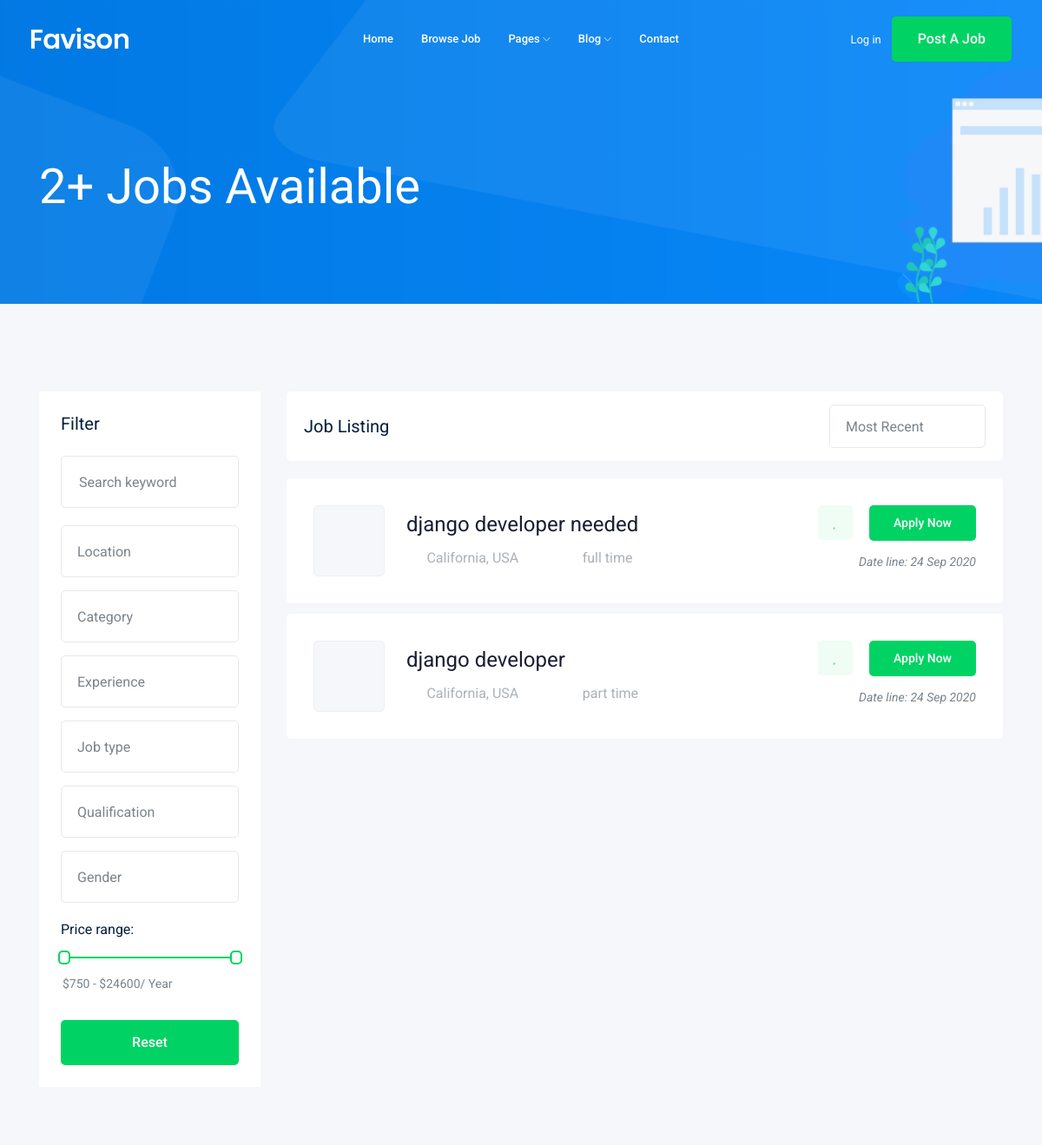
The app's page /jobs/ (upper part), older data.
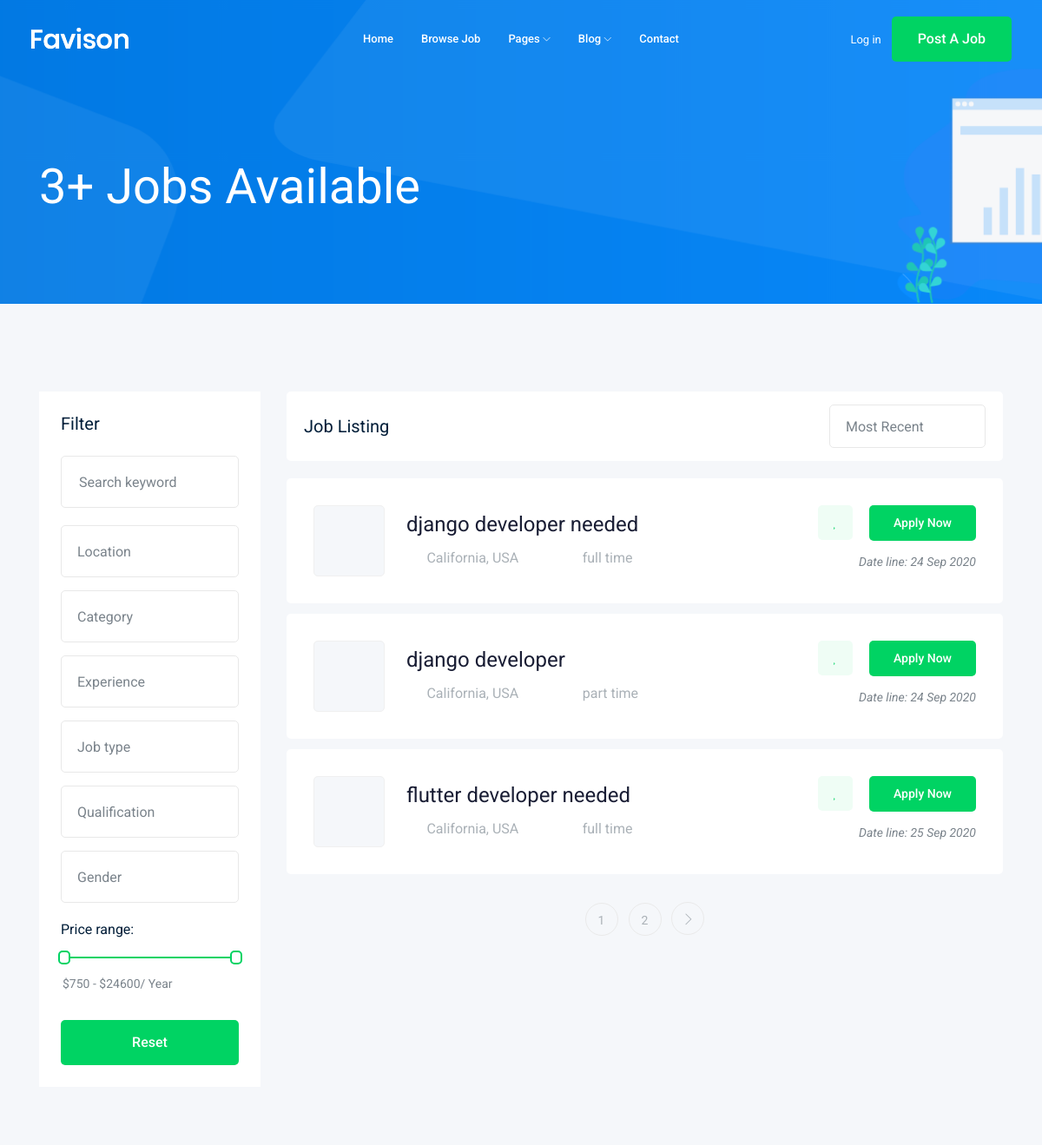
The same page, newer data.
### job/models.py (models this page shows, shortened)
class job(models.Model):
    owner=models.ForeignKey(User, related_name='job_owner', on_delete=models.CASCADE)
    title=models.CharField(max_length=100)
    jobtype=models.CharField(max_length=20,choices=JOB_TYPE)
    description=models.TextField(max_length=1000)
    published_at=models.DateField(auto_now=True)
    vacancy=models.IntegerField(default=1)
    salary=models.IntegerField(default=0)
    experience=models.IntegerField(default=1)
    category=models.ForeignKey('Category',on_delete=models.CASCADE)
    image=models.ImageField(upload_to=image_upload)
    slug=models.SlugField(blank=True, null=True)
    def __str__(self):
        return self.title

### job/views.py (the view)
# urls.py: path('',views.job_list ,name='job_list'),
def job_list(request):
    job_list=job.objects.all()
    paginator=Paginator(job_list,3)
    page_number=request.GET.get('page')
    page_obj=paginator.get_page(page_number)
    context= {'jobs' : page_obj}
    return render(request,'job/job_list.html',context)

### job/templates/job/job_list.html (shortened to what this page needs)
  {% extends 'based.html' %}
  {% block body %}
      <div class="bradcam_area bradcam_bg_1">
      <div class="container">
          <div class="row">
              <div class="col-xl-12">
                  <div class="bradcam_text">
                      <h3>{{jobs|length}}+ Jobs Available</h3>
                  </div>
              </div>
          </div>
      </div>
      </div>
      <div class="job_listing_area plus_padding">
      <div class="container">
          <div class="row">
              <div class="col-lg-3">
                  <div class="job_filter white-bg">
                      <div class="form_inner white-bg">
                          <h3>Filter</h3>
                          <form action="#">
                              <div class="row">
                                  <div class="col-lg-12">
                                      <div class="single_field">
                                          <input type="text" placeholder="Search keyword">
                                      </div>
                                  </div>
                                  <div class="col-lg-12">
                                  </div>
                                  <div class="col-lg-12">
                                  </div>
                                  <div class="col-lg-12">
                                  </div>
                                  <div class="col-lg-12">
                                  </div>
                                  <div class="col-lg-12">
                                  </div>
                                  <div class="col-lg-12">
                                  </div>
                              </div>
                          </form>
                      </div>
                      <div class="range_wrap">
                          <label for="amount">Price range:</label>
                          <div id="slider-range"></div>
                          <p>
                              <input type="text" id="amount" readonly style="border:0; color:#7A838B; font-size: 14px; font-weight:400;">
                          </p>
                      </div>
                      <div class="reset_btn">
                          <button  class="boxed-btn3 w-100" type="submit">Reset</button>
                      </div>
                  </div>
              </div>
              <div class="col-lg-9">
                  <div class="recent_joblist_wrap">
                      <div class="recent_joblist white-bg ">
                          <div class="row align-items-center">
                              <div class="col-md-6">
                                  <h4>Job Listing</h4>
                              </div>
                              <div class="col-md-6">
                                  <div class="serch_cat d-flex justify-content-end">
                                  </div>
                              </div>
                          </div>
                      </div>
                  </div>
                  <div class="job_lists m-0">
                      <div class="row">
                          {% for job in jobs %}
                          <div class="col-lg-12 col-md-12">
                              <div class="single_jobs white-bg d-flex justify-content-between">
                                  <div class="jobs_left d-flex align-items-center">
                                      <div class="thumb">
                                      </div>
                                      <div class="jobs_conetent">
                                          <a href="{% url 'jobs:job_detail' job.slug %}"><h4> {{job}}</h4></a>
                                          <div class="links_locat d-flex align-items-center">
                                              <div class="location">
                                                  <p> <i class="fa fa-map-marker"></i> California, USA</p>
                                              </div>
                                              <div class="location">
                                                  <p> <i class="fa fa-clock-o"></i> {{job.jobtype}}</p>
                                              </div>
                                          </div>
                                      </div>
                                  </div>
                                  <div class="jobs_right">
                                      <div class="apply_now">
                                          <a class="heart_mark" href="#"> <i class="fa fa-heart"></i> </a>
                                          <a href="{% url 'jobs:job_detail' job.slug %}" class="boxed-btn3">Apply Now</a>
                                      </div>
                                      <div class="date">
                                          <p>Date line: {{job.published_at|date:'d M o' }}</p>
                                      </div>
                                  </div>
                              </div>
                          </div>
                          {%endfor%}
                      </div>
                      {% if jobs.has_other_pages %}
                          <div class="row">
                              <div class="col-lg-12">
                                  <div class="pagination_wrap">
                                      <ul>
                                          {% for i in jobs.paginator.page_range %}
                                              <li><a href="?page={{i}}"><span>{{i}}</span></a></li>
                                          {% endfor %}
                                          {% if jobs.has_next %}
                                              <li><a href="?page={{jobs.next_page_number}}"> <i class="ti-angle-right"></i> </a></li>
                                          {% endif %}
                                      </ul>
                                  </div>
                              </div>
                          </div>
                      {% endif %}
                  </div>
              </div>
          </div>
      </div>
      </div>
  {% endblock body %}

### templates/based.html (shortened to what this page needs)
{% load static %}
<!doctype html>
<html class="no-js" lang="zxx">
<head>
    <link rel="stylesheet" href="{% static 'css/bootstrap.min.css' %}">
    <link rel="stylesheet" href="{% static 'css/owl.carousel.min.css' %}">
    <link rel="stylesheet" href="{% static 'css/magnific-popup.css' %}">
    <link rel="stylesheet" href="{% static 'css/font-awesome.min.css' %}">
    <link rel="stylesheet" href="{% static 'css/themify-icons.css' %}">
    <link rel="stylesheet" href="{% static 'css/nice-select.css' %}">
    <link rel="stylesheet" href="{% static 'css/flaticon.css' %}">
    <link rel="stylesheet" href="{% static 'css/jquery-ui.css' %}">
    <link rel="stylesheet" href="{% static 'css/gijgo.css' %}">
    <link rel="stylesheet" href="{% static 'css/animate.min.css' %}">
    <link rel="stylesheet" href="{% static 'css/slicknav.css' %}">
    <link rel="stylesheet" href="{% static 'css/style.css'%}">
</head>
<body>
    <header>
        <div class="header-area ">
            <div id="sticky-header" class="main-header-area">
                <div class="container-fluid ">
                    <div class="header_bottom_border">
                        <div class="row align-items-center">
                            <div class="col-xl-3 col-lg-2">
                                <div class="logo">
                                    <a href="index.html">
                                        <img src="img/logo.png" alt="">
                                    </a>
                                </div>
                            </div>
                            <div class="col-xl-6 col-lg-7">
                                <div class="main-menu  d-none d-lg-block">
                                    <nav>
                                        <ul id="navigation">
                                            <li><a href="index.html">home</a></li>
                                            <li><a href="jobs.html">Browse Job</a></li>
                                            <li><a href="#">pages <i class="ti-angle-down"></i></a>
                                            </li>
                                            <li><a href="#">blog <i class="ti-angle-down"></i></a>
                                            </li>
                                            <li><a href="contact.html">Contact</a></li>
                                        </ul>
                                    </nav>
                                </div>
                            </div>
                            <div class="col-xl-3 col-lg-3 d-none d-lg-block">
                                <div class="Appointment">
                                    <div class="phone_num d-none d-xl-block">
                                        <a href="#">Log in</a>
                                    </div>
                                    <div class="d-none d-lg-block">
                                        <a class="boxed-btn3" href="#">Post a Job</a>
                                    </div>
                                </div>
                            </div>
                            <div class="col-12">
                            </div>
                        </div>
                    </div>
                </div>
            </div>
        </div>
    </header>
    {% block body %}
    {% endblock body %}
</body>
</html>

Row changes from the older to the newer data that the page shows:
added job: title "flutter developer needed", jobtype "full time", published_at "25 Sep 2020"
Text that changed along with them:
{{ jobs|length }}: "2" → "3"
new list line: "1"
new list line: "2"
